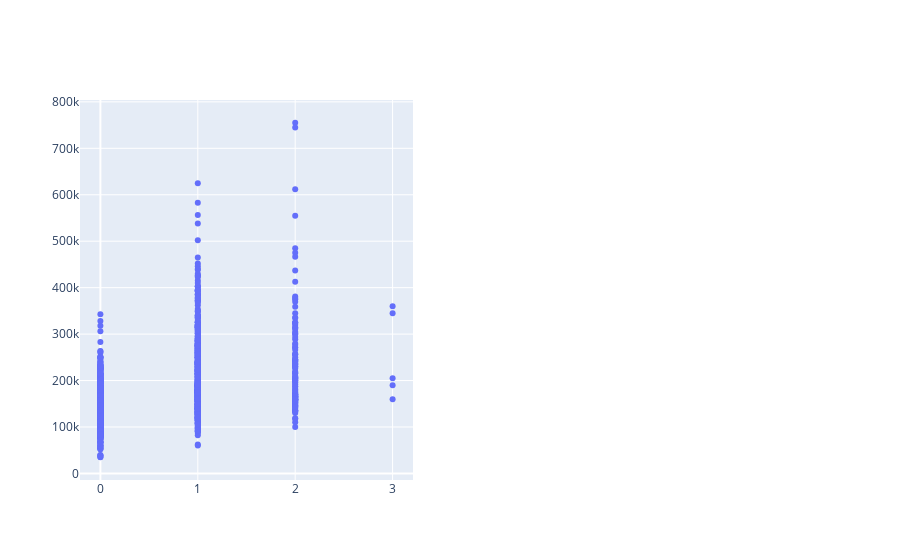

The notebook cell this image was saved under:
### Code cell
fig4 = make_subplots(rows=1, cols=2)
fig4.add_trace(
    go.Scatter(x=new_data["Fireplaces"], y=new_data["SalePrice"],mode='markers'),
    row=1, col=1
)


# fig3 = px.scatter(new_data[["Fireplaces","SalePrice"]]
#     , x='Fireplaces', y='SalePrice')
fig4.show()
corr_map

### Figure 1 — Plotly figure (JSON) as saved in the notebook; plotly's stock layout.template omitted (floating-point values rounded to 4 significant figures; data arrays with more than 128 entries replaced by an {"elided": "..."} marker saying what was removed)
{"data": [{"mode": "markers", "type": "scatter", "x": {"elided": "1460 int values"}, "xaxis": "x", "y": {"elided": "1460 int values"}, "yaxis": "y"}], "layout": {"xaxis": {"anchor": "y", "domain": [0, 0.45]}, "xaxis2": {"anchor": "y2", "domain": [0.55, 1]}, "yaxis": {"anchor": "x", "domain": [0, 1]}, "yaxis2": {"anchor": "x2", "domain": [0, 1]}}}
